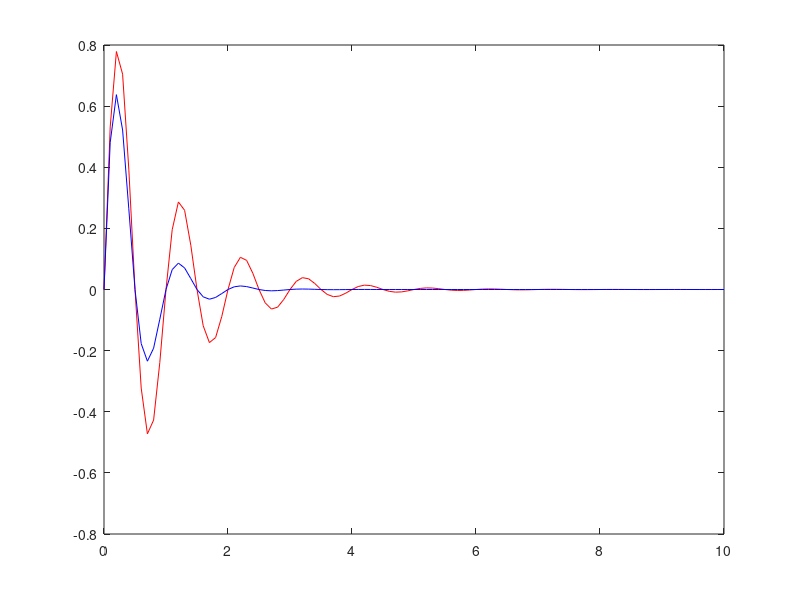

Here is the MATLAB script that generated this plot:
t = 0:0.1:10
x = exp(-t).*sin(2*pi*t)
y = exp(-2*t).*sin(2*pi*t)

plot(t, x, 'r')
hold on
plot(t, y, 'b')
hold off
